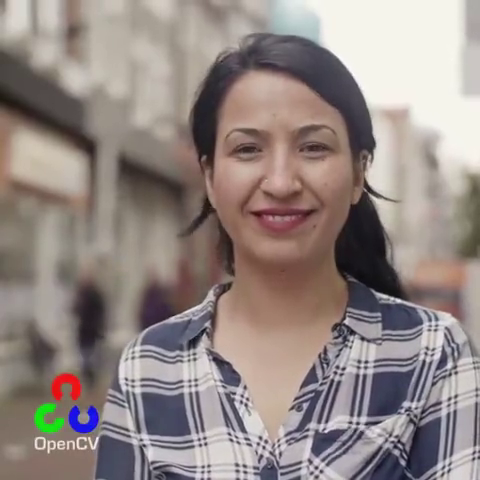
#> input picture frame 42 of 기말 프로젝트/기말 프로젝트_20165332_정구현/data/images/smile.mp4, 480 x 480 px, given in place of video_Twice.mp4, which was not available
$ python video_basic.py   (older library calls are emulated)
#> lines starting #> are read from the running program, lines starting #| are printed output that depends on the picture; after the words box and inside, x2 and y2 are one past the last pixel; in counts of white or black regions, pixels touching at a corner belong together; pictures that were not available may be replaced by others from this repository, and a replacement may not be noted
#> further down, frame is the input picture: shape (480, 480, 3); mean B, G, R 132.2, 136, 147.7
import cv2

freezeFlag = False
font = cv2.FONT_HERSHEY_SIMPLEX


def sketchify(img, ksize=5):
    # Convert image to grayscale
#> called with ksize = 5
    img_gray = cv2.cvtColor(img, cv2.COLOR_BGR2GRAY)
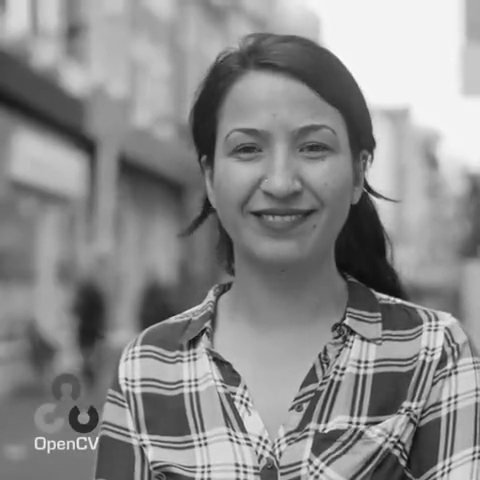
#> img_gray: shape (480, 480); min 12, max 252, mean 139

    # Apply median filter to the grayscale image
    img_gray = cv2.medianBlur(img_gray, 7)
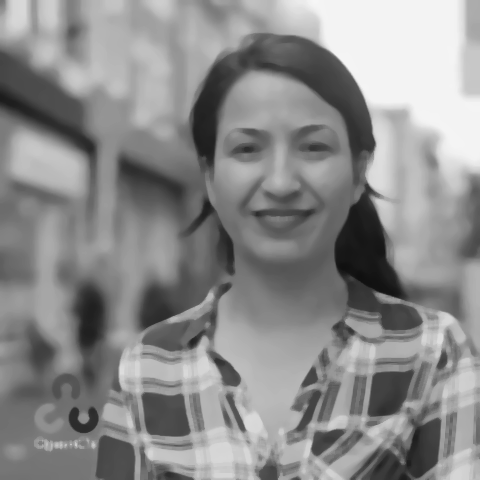
#> img_gray: shape (480, 480); min 15, max 246, mean 139.6

    # Detect edges in the image and threshold it
    edges = cv2.Laplacian(img_gray, cv2.CV_8U, ksize=ksize)
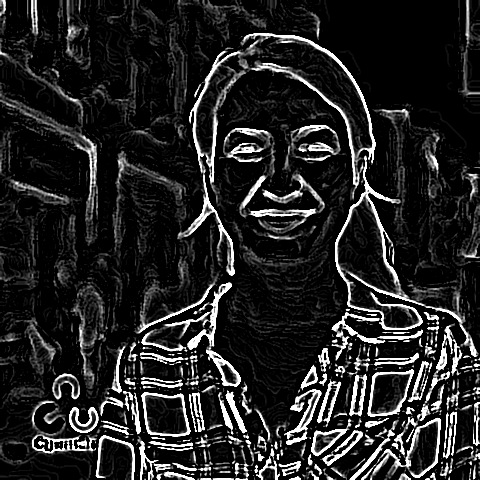
#> edges: shape (480, 480); min 0, max 255, mean 35.6
    ret, sketch = cv2.threshold(edges, 100, 255, cv2.THRESH_BINARY_INV)
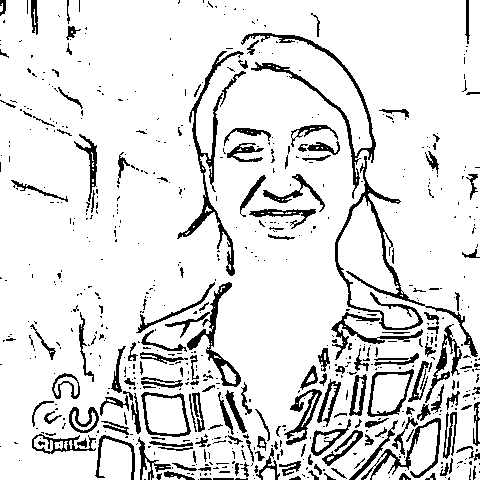
#> sketch: shape (480, 480); 87.8% white; 666 black regions (496 under 20 px), largest, box (x1, y1, x2, y2) and area: (335, 156, 478, 357) 2104, (177, 51, 244, 276) 1671, (241, 33, 376, 199) 1608

    sketch_bgr = cv2.cvtColor(sketch, cv2.COLOR_GRAY2BGR)
    return sketch_bgr


def onMouseEvent(event, x, y, flags, userdata) :
   global freezeFlag
   if event==cv2.EVENT_LBUTTONDOWN :
      freezeFlag = False
      #마우스 좌클릭하면 재생
   elif event==cv2.EVENT_RBUTTONDOWN :
      freezeFlag = True
       #우클릭하면 정지

cv2.namedWindow('videoWindow')
cv2.setMouseCallback('videoWindow', onMouseEvent)
cap = cv2.VideoCapture('images/video_Twice.mp4')
#비디오 캡쳐

#Ecap = cv2.VideoCapture(0)  # web cam에서 영상 불러옴

while(cap.isOpened()):
   if not freezeFlag :  # 화면 재생
      ret, frame = cap.read() # capture a frame 하나의 프레임을 리드함
      frame = sketchify(frame)
      frameCopy = frame.copy()
      cv2.putText(frame,'Playing',(10,50),font,1,(0,0,255),3)
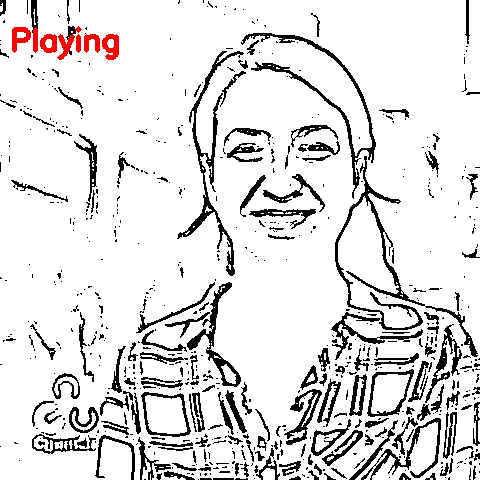
#> frame: shape (480, 480, 3); mean B, G, R 222.5, 222.5, 224.1
      cv2.imshow('videoWindow', frame)
   else :   # 화면 정지
      cv2.putText(frameCopy,'Stopped',(10,50),font,1,(0,255,0),3)
      cv2.imshow('videoWindow', frameCopy)

   c = cv2.waitKey(10) # wait for 10ms
#> (key Esc is pressed here)
   print('freezeFlag ', freezeFlag)
   if c == 27 :
      break

cap.release()
cv2.destroyAllWindows()

$ run again, starting later in the video
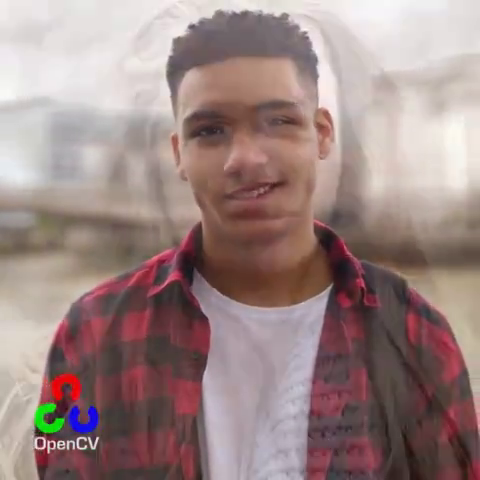
#> input picture frame 192 of 기말 프로젝트/기말 프로젝트_20165332_정구현/data/images/smile.mp4, 480 x 480 px, given in place of video_Twice.mp4, which was not available
#> frame is the input picture: shape (480, 480, 3); mean B, G, R 132, 134.3, 156.6
#> in sketchify, `ret, sketch = cv2.threshold(edges, 100, 255, cv2.THRESH_BINARY_INV)`:
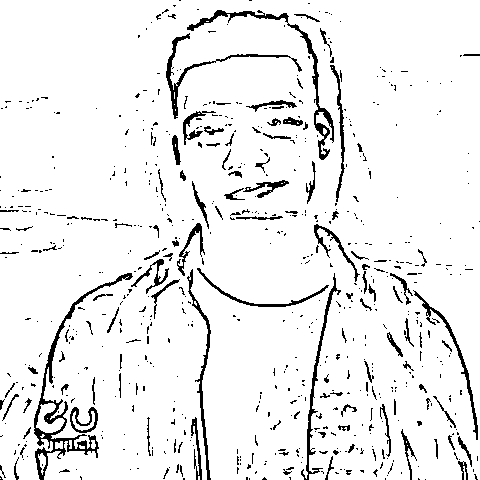
#> sketch: shape (480, 480); 93% white; black in thin lines or dots
#> sketch_bgr: shape (480, 480, 3); 93% white; black in thin lines or dots
#> `cv2.putText(frame,'Playing',(10,50),font,1,(0,0,255),3)`:
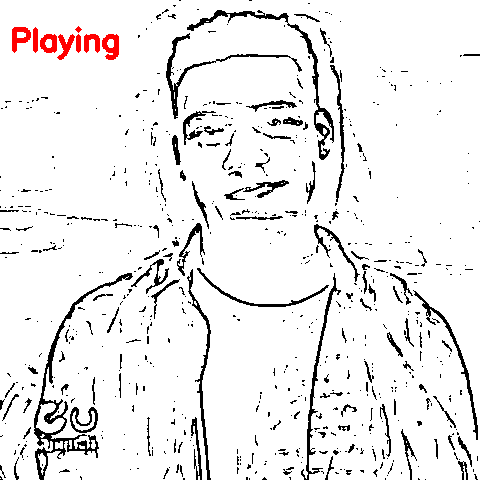
#> frame: shape (480, 480, 3); mean B, G, R 235.7, 235.7, 237.3

$ run again, starting later in the video
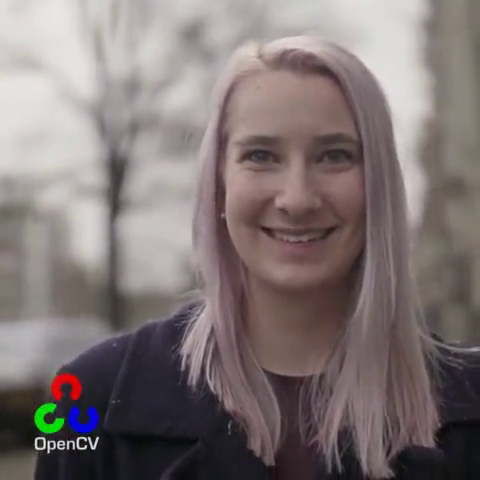
#> input picture frame 341 of 기말 프로젝트/기말 프로젝트_20165332_정구현/data/images/smile.mp4, 480 x 480 px, given in place of video_Twice.mp4, which was not available
#> frame is the input picture: shape (480, 480, 3); mean B, G, R 116.6, 117, 127.5
#> in sketchify, `ret, sketch = cv2.threshold(edges, 100, 255, cv2.THRESH_BINARY_INV)`:
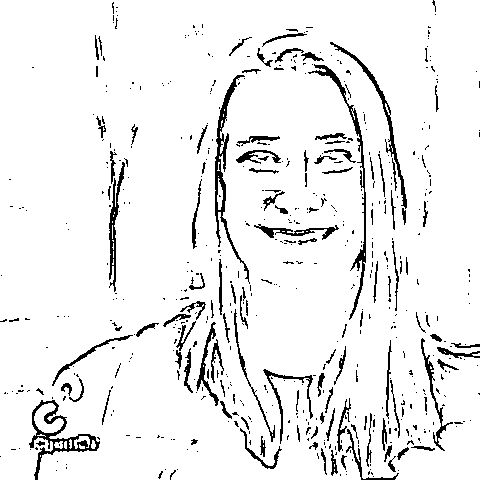
#> sketch: shape (480, 480); 93.1% white; black in thin lines or dots
#> sketch_bgr: shape (480, 480, 3); 93.1% white; black in thin lines or dots
#> `cv2.putText(frame,'Playing',(10,50),font,1,(0,0,255),3)`:
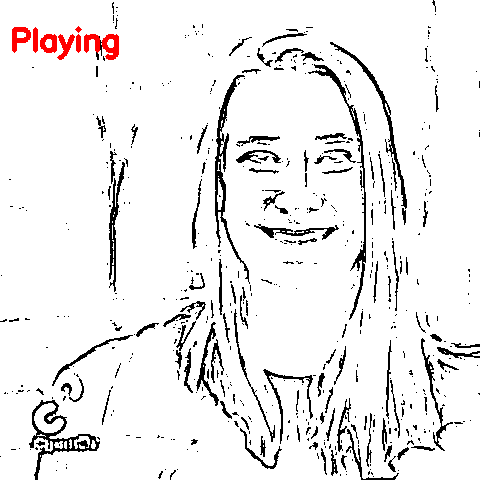
#> frame: shape (480, 480, 3); mean B, G, R 235.9, 235.9, 237.4
